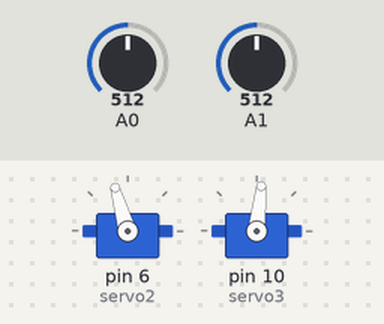
The sketch below on a simulated Arduino Uno, built with avr-gcc and run on an emulated ATmega328P. Parts: 2 × servo. The inputs (shaded band) are chosen by the test bench; at power-on: A0 = 512, A1 = 512. What the sketch prints to the serial monitor is not drawn.

Above: at 1.2 s.
1.3 s: A0 set to 716
At 2.6 s:
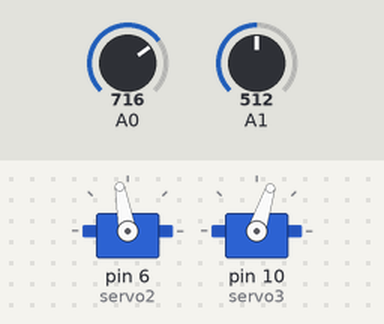
2.9 s: A1 set to 467
At 3.9 s:
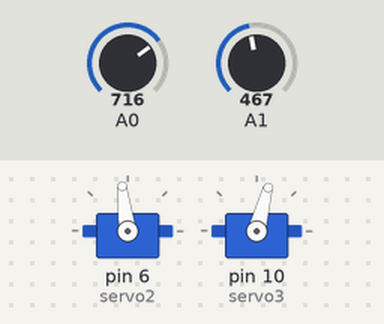
4.6 s: A1 set to 445
At 5.9 s:
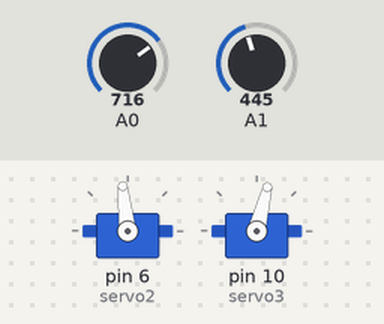
6.9 s: A0 set to 739
At 8.5 s:
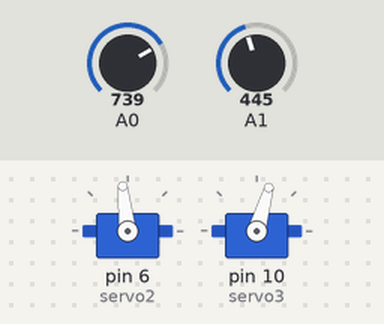
9.3 s: A1 set to 431
At 9.9 s:
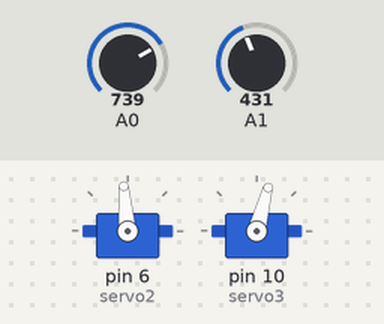
11.1 s: A1 set to 410
At 12.5 s:
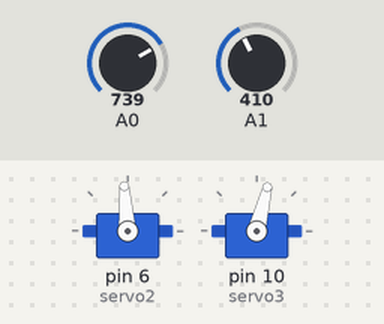
Timing chart, 0 to 13.9 s (numbered marks = the images above; inputs shaded):
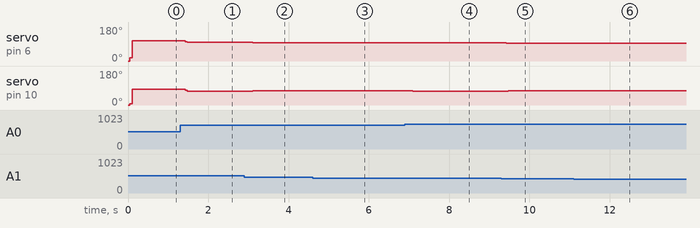

Measured:
- after the input at 1.3 s, servo on pin 6 (servo2): 106° → 100° after 0.12 s; servo on pin 10 (servo3): 84° → 72° after 0.12 s
- after the input at 2.9 s, servo on pin 6 (servo2): 100° → 97° after 0.15 s; servo on pin 10 (servo3): 72° → 75° after 0.15 s
- after the input at 4.6 s, servo on pin 6 (servo2): 97° → 96° after 0.20 s; servo on pin 10 (servo3): 75° → 76° after 0.20 s
- after the input at 6.9 s, servo on pin 10 (servo3): 76° → 74° after 0.13 s
- after the input at 9.3 s, servo on pin 6 (servo2): 96° → 95° after 0.12 s; servo on pin 10 (servo3): 74° → 75° after 0.18 s
- after the input at 11.1 s, servo on pin 6 (servo2): 95° → 94° after 0.12 s; servo on pin 10 (servo3): 75° → 76° after 0.18 s

The sketch:

inverse.ino
```cpp
#include <Servo.h>
// ramp lib
#include <Ramp.h>

Servo servo2;
Servo servo3;

int servo1Offset = 700;      // gripper closed - max 2200
int servo2Offset = 1120;      // shoulder back - min 600  (1120 mid)
int servo3Offset = 1180;      // elbow back - max 2180 (1180 mid)
int servo4Offset = 1555;
// moving the foot forwards or backwards in the side plane
double shoulderAngle2;
double shoulderAngle2a;
double shoulderAngle2Degrees;
double shoulderAngle2aDegrees;
double z2;
double x;

// side plane of individual leg only
double lowerLength = 280.0;
double upperLength = 180.0;
double armLength;
double z;
double shoulderAngle;
double shoulderAngleDegrees;
double shoulderAngle1a;
double elbowAngle;
double elbowAngleDegrees;

// interpolation targets
double zTarget;
double xTarget;

// output scaling
double shoulderMs;
double shoulderMs2;
double elbowMs;

int ball;     // ball proximity

// wheel encoder interrupts

volatile long encoder0Pos = 0;    // encoder 1
long encoder0Target = 0;

unsigned long currentMillis;
unsigned long previousMillis;

long previousStepMillis = 0;    // set up timers
int stepFlag = 0;
int dl = 1000, u = 0, continew = 0, Stop = 0;

class Interpolation {
public:
    rampInt myRamp;
    int interpolationFlag = 0;
    int savedValue=10;

    int go(int input, int duration) {

      if (input != savedValue) {   // check for new data
          interpolationFlag = 0;
      }
      savedValue = input;          // bookmark the old value

      if (interpolationFlag == 0) {                                        // only do it once until the flag is reset
          myRamp.go(input, duration, LINEAR, ONCEFORWARD);              // start interpolation (value to go to, duration)
          interpolationFlag = 1;
      }

      int output = myRamp.update();
      return output;
    }
};    // end of class

Interpolation interpX;
Interpolation interpZ;

void setup() {
  Serial.begin(9600);
    servo2.attach(6);         // shoulder
  servo3.attach(10);         // elbow
    servo2.writeMicroseconds(servo2Offset);    // shoulder
  servo3.writeMicroseconds(servo3Offset);    // elbow
  // put your setup code here, to run once:

}

void loop() {

//
  int p=analogRead(A0);
  p=map(p,0,1024,60,400);
  Serial.print("p :");
  Serial.print(p);
  Serial.print("    ");
   z= p;

  double y_range=sqrt(sq(460.0)-sq(z));
  Serial.print(y_range);
  Serial.print("    ");

  int k=analogRead(A1);
  k=map(k,0,1024,80,y_range);
  Serial.print("k  :");
  Serial.print(k);
   Serial.print("    ");
  x = k;


  z2 = sqrt(sq(x) + sq(z));   // calc new arm length to feed to the next bit of code below
  //          Serial.print(" z2 =");
  Serial.print(z2);
  // ****************
  Serial.print("    ");

  shoulderAngle2a = (sq(x) + sq(z2) - sq(z)) / (2 * x * z2);
  double shi = acos(shoulderAngle2a);

  shoulderAngle1a = (sq(lowerLength) + sq(z2) - sq(upperLength)) / (2 * lowerLength * z2);


  double theeta = acos(shoulderAngle1a);     // radians


  shoulderAngle = theeta + shi;

  elbowAngle =  (sq(lowerLength)  + sq(upperLength) - sq(z2)) / (2 * lowerLength * upperLength );   // radians
  double alpha = acos(elbowAngle);

  elbowAngleDegrees = alpha * (180 / PI);
  Serial.print(elbowAngleDegrees);
  Serial.print("    ");
  shoulderAngleDegrees = shoulderAngle * (180 / PI);  // degrees
  Serial.print(shoulderAngleDegrees);

  shoulderMs = ((180-shoulderAngleDegrees) * 10.0 )+600;
  elbowMs = ((180-elbowAngleDegrees) * 9.0  )+600;


  float ang = interpX.go(shoulderMs,100);
  float ang2 = interpZ.go(elbowMs,100);
  if(! isnan(ang)){

  servo2.writeMicroseconds(ang );    // shoulder
   }
  if(! isnan(ang)){
  servo3.writeMicroseconds(ang2  );    // elbow
  }

//  servo3.write(180-elbowAngleDegrees);    // shoulder
//  servo2.write(180- shoulderAngleDegrees);    // elbow

//    servo2.write(90);    // shoulder
//  servo3.write(90 );    // elbow

}
```
